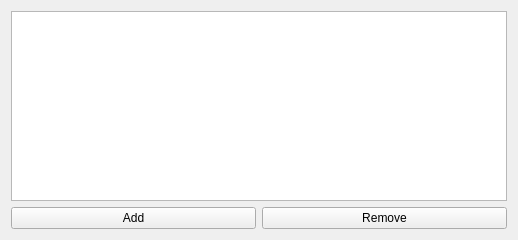
<?xml version="1.0" encoding="UTF-8"?>
<ui version="4.0">
 <class>Lab5Widget_ui</class>
 <widget class="QWidget" name="Lab5Widget_ui">
  <property name="geometry">
   <rect>
    <x>0</x>
    <y>0</y>
    <width>518</width>
    <height>240</height>
   </rect>
  </property>
  <property name="windowTitle">
   <string>Lab 5</string>
  </property>
  <layout class="QVBoxLayout" name="verticalLayout">
   <item>
    <widget class="QTableView" name="table_ascii"/>
   </item>
   <item>
    <layout class="QHBoxLayout" name="horizontalLayout">
     <item>
      <widget class="QPushButton" name="btn_add">
       <property name="text">
        <string>Add</string>
       </property>
      </widget>
     </item>
     <item>
      <widget class="QPushButton" name="btn_remove">
       <property name="text">
        <string>Remove</string>
       </property>
      </widget>
     </item>
    </layout>
   </item>
  </layout>
 </widget>
 <resources/>
 <connections/>
</ui>
